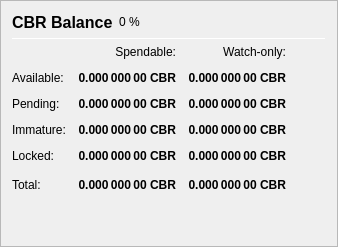
                   <widget class="QFrame" name="frame_Balances">
                    <property name="frameShape">
                     <enum>QFrame::StyledPanel</enum>
                    </property>
                    <property name="frameShadow">
                     <enum>QFrame::Raised</enum>
                    </property>
                    <layout class="QVBoxLayout" name="verticalLayout_4">
                     <item>
                      <layout class="QHBoxLayout" name="horizontalLayout_4">
                       <item>
                        <widget class="QLabel" name="label_5">
                         <property name="minimumSize">
                          <size>
                           <width>0</width>
                           <height>20</height>
                          </size>
                         </property>
                         <property name="font">
                          <font>
                           <pointsize>12</pointsize>
                           <weight>75</weight>
                           <bold>true</bold>
                          </font>
                         </property>
                         <property name="text">
                          <string>CBR Balance</string>
                         </property>
                        </widget>
                       </item>
                       <item>
                        <widget class="QLabel" name="labelCBRPercent">
                         <property name="text">
                          <string notr="true">0 %</string>
                         </property>
                        </widget>
                       </item>
                       <item>
                        <spacer name="horizontalSpacer_3">
                         <property name="orientation">
                          <enum>Qt::Horizontal</enum>
                         </property>
                         <property name="sizeHint" stdset="0">
                          <size>
                           <width>40</width>
                           <height>20</height>
                          </size>
                         </property>
                        </spacer>
                       </item>
                      </layout>
                     </item>
                     <item>
                      <widget class="Line" name="line_Balance">
                       <property name="minimumSize">
                        <size>
                         <width>0</width>
                         <height>1</height>
                        </size>
                       </property>
                       <property name="maximumSize">
                        <size>
                         <width>16777215</width>
                         <height>1</height>
                        </size>
                       </property>
                       <property name="orientation">
                        <enum>Qt::Horizontal</enum>
                       </property>
                      </widget>
                     </item>
                     <item>
                      <layout class="QGridLayout" name="gridLayout">
                       <property name="spacing">
                        <number>12</number>
                       </property>
                       <item row="0" column="1">
                        <widget class="QLabel" name="labelSpendable">
                         <property name="text">
                          <string>Spendable:</string>
                         </property>
                         <property name="alignment">
                          <set>Qt::AlignRight|Qt::AlignTrailing|Qt::AlignVCenter</set>
                         </property>
                        </widget>
                       </item>
                       <item row="0" column="2">
                        <widget class="QLabel" name="labelWatchonly">
                         <property name="text">
                          <string>Watch-only:</string>
                         </property>
                         <property name="alignment">
                          <set>Qt::AlignRight|Qt::AlignTrailing|Qt::AlignVCenter</set>
                         </property>
                        </widget>
                       </item>
                       <item row="1" column="0">
                        <widget class="QLabel" name="labelBalanceText">
                         <property name="text">
                          <string>Available:</string>
                         </property>
                        </widget>
                       </item>
                       <item row="1" column="1">
                        <widget class="QLabel" name="labelBalance">
                         <property name="font">
                          <font>
                           <weight>75</weight>
                           <bold>true</bold>
                          </font>
                         </property>
                         <property name="cursor">
                          <cursorShape>IBeamCursor</cursorShape>
                         </property>
                         <property name="toolTip">
                          <string>Your current spendable balance</string>
                         </property>
                         <property name="text">
                          <string notr="true">0.000 000 00 CBR</string>
                         </property>
                         <property name="alignment">
                          <set>Qt::AlignRight|Qt::AlignTrailing|Qt::AlignVCenter</set>
                         </property>
                         <property name="textInteractionFlags">
                          <set>Qt::LinksAccessibleByMouse|Qt::TextSelectableByKeyboard|Qt::TextSelectableByMouse</set>
                         </property>
                        </widget>
                       </item>
                       <item row="1" column="2">
                        <widget class="QLabel" name="labelWatchAvailable">
                         <property name="font">
                          <font>
                           <weight>75</weight>
                           <bold>true</bold>
                          </font>
                         </property>
                         <property name="cursor">
                          <cursorShape>IBeamCursor</cursorShape>
                         </property>
                         <property name="toolTip">
                          <string>Your current balance in watch-only addresses</string>
                         </property>
                         <property name="text">
                          <string notr="true">0.000 000 00 CBR</string>
                         </property>
                         <property name="alignment">
                          <set>Qt::AlignRight|Qt::AlignTrailing|Qt::AlignVCenter</set>
                         </property>
                         <property name="textInteractionFlags">
                          <set>Qt::LinksAccessibleByMouse|Qt::TextSelectableByKeyboard|Qt::TextSelectableByMouse</set>
                         </property>
                        </widget>
                       </item>
                       <item row="2" column="0">
                        <widget class="QLabel" name="labelPendingText">
                         <property name="text">
                          <string>Pending:</string>
                         </property>
                        </widget>
                       </item>
                       <item row="2" column="1">
                        <widget class="QLabel" name="labelUnconfirmed">
                         <property name="font">
                          <font>
                           <weight>75</weight>
                           <bold>true</bold>
                          </font>
                         </property>
                         <property name="cursor">
                          <cursorShape>IBeamCursor</cursorShape>
                         </property>
                         <property name="toolTip">
                          <string>Total of transactions that have yet to be confirmed, and do not yet count toward the spendable balance</string>
                         </property>
                         <property name="text">
                          <string notr="true">0.000 000 00 CBR</string>
                         </property>
                         <property name="alignment">
                          <set>Qt::AlignRight|Qt::AlignTrailing|Qt::AlignVCenter</set>
                         </property>
                         <property name="textInteractionFlags">
                          <set>Qt::LinksAccessibleByMouse|Qt::TextSelectableByKeyboard|Qt::TextSelectableByMouse</set>
                         </property>
                        </widget>
                       </item>
                       <item row="2" column="2">
                        <widget class="QLabel" name="labelWatchPending">
                         <property name="font">
                          <font>
                           <weight>75</weight>
                           <bold>true</bold>
                          </font>
                         </property>
                         <property name="cursor">
                          <cursorShape>IBeamCursor</cursorShape>
                         </property>
                         <property name="toolTip">
                          <string>Unconfirmed transactions to watch-only addresses</string>
                         </property>
                         <property name="text">
                          <string notr="true">0.000 000 00 CBR</string>
                         </property>
                         <property name="alignment">
                          <set>Qt::AlignRight|Qt::AlignTrailing|Qt::AlignVCenter</set>
                         </property>
                         <property name="textInteractionFlags">
                          <set>Qt::LinksAccessibleByMouse|Qt::TextSelectableByKeyboard|Qt::TextSelectableByMouse</set>
                         </property>
                        </widget>
                       </item>
                       <item row="3" column="0">
                        <widget class="QLabel" name="labelImmatureText">
                         <property name="text">
                          <string>Immature:</string>
                         </property>
                        </widget>
                       </item>
                       <item row="3" column="1">
                        <widget class="QLabel" name="labelImmature">
                         <property name="font">
                          <font>
                           <weight>75</weight>
                           <bold>true</bold>
                          </font>
                         </property>
                         <property name="cursor">
                          <cursorShape>IBeamCursor</cursorShape>
                         </property>
                         <property name="toolTip">
                          <string>Staked or masternode rewards that has not yet matured</string>
                         </property>
                         <property name="text">
                          <string notr="true">0.000 000 00 CBR</string>
                         </property>
                         <property name="alignment">
                          <set>Qt::AlignRight|Qt::AlignTrailing|Qt::AlignVCenter</set>
                         </property>
                         <property name="textInteractionFlags">
                          <set>Qt::LinksAccessibleByMouse|Qt::TextSelectableByKeyboard|Qt::TextSelectableByMouse</set>
                         </property>
                        </widget>
                       </item>
                       <item row="3" column="2">
                        <widget class="QLabel" name="labelWatchImmature">
                         <property name="font">
                          <font>
                           <weight>75</weight>
                           <bold>true</bold>
                          </font>
                         </property>
                         <property name="cursor">
                          <cursorShape>IBeamCursor</cursorShape>
                         </property>
                         <property name="toolTip">
                          <string>Staked or masternode rewards in watch-only addresses that has not yet matured</string>
                         </property>
                         <property name="text">
                          <string notr="true">0.000 000 00 CBR</string>
                         </property>
                         <property name="alignment">
                          <set>Qt::AlignRight|Qt::AlignTrailing|Qt::AlignVCenter</set>
                         </property>
                         <property name="textInteractionFlags">
                          <set>Qt::LinksAccessibleByMouse|Qt::TextSelectableByKeyboard|Qt::TextSelectableByMouse</set>
                         </property>
                        </widget>
                       </item>
                       <item row="4" column="0">
                        <widget class="QLabel" name="labelLockedBalanceText">
                         <property name="toolTip">
                          <string>Locked CBR or Masternode collaterals. These are excluded from zCBR minting.</string>
                         </property>
                         <property name="text">
                          <string>Locked:</string>
                         </property>
                        </widget>
                       </item>
                       <item row="4" column="1">
                        <widget class="QLabel" name="labelLockedBalance">
                         <property name="font">
                          <font>
                           <weight>75</weight>
                           <bold>true</bold>
                          </font>
                         </property>
                         <property name="cursor">
                          <cursorShape>IBeamCursor</cursorShape>
                         </property>
                         <property name="toolTip">
                          <string>Locked CBR or Masternode collaterals. These are excluded from zCBR minting.</string>
                         </property>
                         <property name="text">
                          <string notr="true">0.000 000 00 CBR</string>
                         </property>
                         <property name="alignment">
                          <set>Qt::AlignRight|Qt::AlignTrailing|Qt::AlignVCenter</set>
                         </property>
                         <property name="textInteractionFlags">
                          <set>Qt::LinksAccessibleByMouse|Qt::TextSelectableByKeyboard|Qt::TextSelectableByMouse</set>
                         </property>
                        </widget>
                       </item>
                       <item row="4" column="2">
                        <widget class="QLabel" name="labelWatchLocked">
                         <property name="font">
                          <font>
                           <weight>75</weight>
                           <bold>true</bold>
                          </font>
                         </property>
                         <property name="cursor">
                          <cursorShape>IBeamCursor</cursorShape>
                         </property>
                         <property name="toolTip">
                          <string>Current locked balance in watch-only addresses</string>
                         </property>
                         <property name="text">
                          <string notr="true">0.000 000 00 CBR</string>
                         </property>
                         <property name="alignment">
                          <set>Qt::AlignRight|Qt::AlignTrailing|Qt::AlignVCenter</set>
                         </property>
                         <property name="textInteractionFlags">
                          <set>Qt::LinksAccessibleByMouse|Qt::TextSelectableByKeyboard|Qt::TextSelectableByMouse</set>
                         </property>
                        </widget>
                       </item>
                       <item row="5" column="0">
                        <widget class="QLabel" name="labelTotalText">
                         <property name="toolTip">
                          <string>Your current CALIBUR balance, unconfirmed and immature transactions included</string>
                         </property>
                         <property name="text">
                          <string>Total:</string>
                         </property>
                        </widget>
                       </item>
                       <item row="5" column="1">
                        <widget class="QLabel" name="labelTotal">
                         <property name="font">
                          <font>
                           <weight>75</weight>
                           <bold>true</bold>
                          </font>
                         </property>
                         <property name="cursor">
                          <cursorShape>IBeamCursor</cursorShape>
                         </property>
                         <property name="toolTip">
                          <string>Your current CALIBUR balance, unconfirmed and immature transactions included</string>
                         </property>
                         <property name="text">
                          <string notr="true">0.000 000 00 CBR</string>
                         </property>
                         <property name="alignment">
                          <set>Qt::AlignRight|Qt::AlignTrailing|Qt::AlignVCenter</set>
                         </property>
                         <property name="textInteractionFlags">
                          <set>Qt::LinksAccessibleByMouse|Qt::TextSelectableByKeyboard|Qt::TextSelectableByMouse</set>
                         </property>
                        </widget>
                       </item>
                       <item row="5" column="2">
                        <widget class="QLabel" name="labelWatchTotal">
                         <property name="font">
                          <font>
                           <weight>75</weight>
                           <bold>true</bold>
                          </font>
                         </property>
                         <property name="cursor">
                          <cursorShape>IBeamCursor</cursorShape>
                         </property>
                         <property name="toolTip">
                          <string>Current total balance in watch-only addresses</string>
                         </property>
                         <property name="text">
                          <string notr="true">0.000 000 00 CBR</string>
                         </property>
                         <property name="alignment">
                          <set>Qt::AlignRight|Qt::AlignTrailing|Qt::AlignVCenter</set>
                         </property>
                         <property name="textInteractionFlags">
                          <set>Qt::LinksAccessibleByMouse|Qt::TextSelectableByKeyboard|Qt::TextSelectableByMouse</set>
                         </property>
                        </widget>
                       </item>
                       <item row="5" column="3">
                        <spacer name="horizontalSpacer_9">
                         <property name="orientation">
                          <enum>Qt::Horizontal</enum>
                         </property>
                         <property name="sizeHint" stdset="0">
                          <size>
                           <width>40</width>
                           <height>20</height>
                          </size>
                         </property>
                        </spacer>
                       </item>
                      </layout>
                     </item>
                     <item>
                      <spacer name="verticalSpacer_3">
                       <property name="orientation">
                        <enum>Qt::Vertical</enum>
                       </property>
                       <property name="sizeHint" stdset="0">
                        <size>
                         <width>20</width>
                         <height>40</height>
                        </size>
                       </property>
                      </spacer>
                     </item>
                    </layout>
                   </widget>
